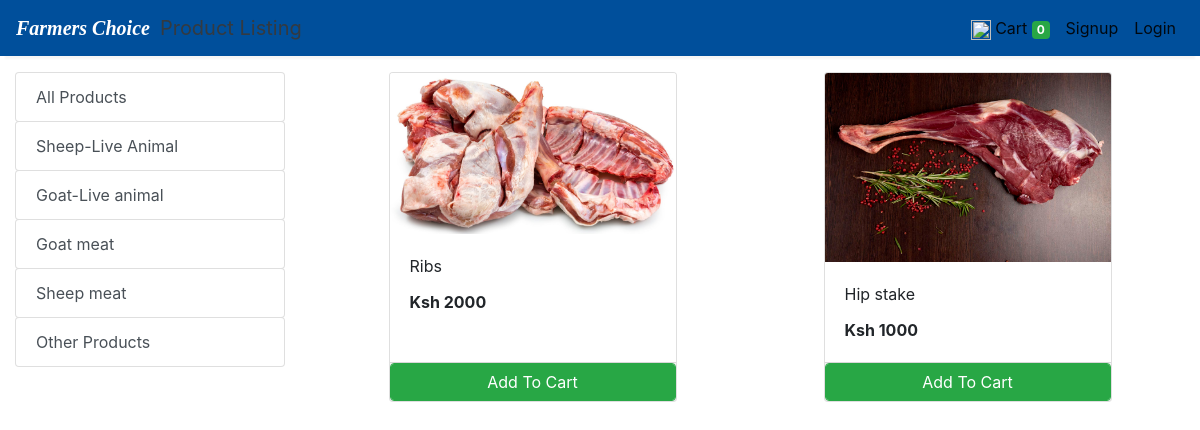
The app's page /store?category=33 with its own data.
### store/models/category.py (models this page shows, shortened)
class Category(models.Model):
    name= models.CharField(max_length=50)
    @staticmethod
    def get_all_categories():
        return Category.objects.all()

### store/models/product.py (models this page shows, shortened)
class Products(models.Model):
    name = models.CharField(max_length=60)
    price= models.IntegerField(default=0)
    category= models.ForeignKey(Category,on_delete=models.CASCADE,default=1 )
    description= models.CharField(max_length=250, default='', blank=True, null= True)
    image= models.ImageField(upload_to='uploads/products/')
    @staticmethod
    def get_all_products_by_categoryid(category_id):
        if category_id:
            return Products.objects.filter (category=category_id)
        else:
            return Products.get_all_products();

### store/views/home.py (the view)
# urls.py: path('' , include('store.urls'))
def store(request):
    cart = request.session.get('cart')
    if not cart:
        request.session['cart'] = {}
    products = None
    categories = Category.get_all_categories()
    categoryID = request.GET.get('category')
    if categoryID:
        products = Products.get_all_products_by_categoryid(categoryID)
    else:
        products = Products.get_all_products();
    data = {}
    data['products'] = products
    data['categories'] = categories
    print('you are : ', request.session.get('email'))
    return render(request, 'index.html', data)

### store/templatetags/cart.py (called while the page is built)
@register.filter (name='is_in_cart')
def is_in_cart(product, cart):
    keys = cart.keys ()
    for id in keys:
        if int (id) == product.id:
            return True
    return False;

### store/templates/index.html (shortened to what this page needs)
{% extends 'base.html' %}
{% block content %}
{% load cart %}
{% load custom_filter %}
<div class="container-fluid mt-3">
	<div class="row">
		<div class="col-lg-3 mx-auto">
			<div class="list-group">
				<a href="/" class="list-group-item list-group-item-action btn btn-outline-success">All Products</a>
				{% for category in categories %}
				<a href="/?category={{category.id}}"
					class="list-group-item list-group-item-action btn btn-outline-success ">{{category.name}}</a>
				{% endfor %}
			</div>
		</div>
		<div id='products' class="col-lg-9 mx-auto">
			<div class="row mx-auto">
				{% for product in products %}
				<div class="card mx-auto mb-3" id={{product.id}} style="width: 18rem;">
					<img class="card-img-top" src="{{product.image.url}}" alt="Card image cap">
					<div class="card-body">
						<p class="card-title">{{product.name}}</p>
						<p class="card-text"><b>Ksh {{product.price}}</b></p>
					</div>
					<div class="card-footer p-0 no-gutters">
						{% if product|is_in_cart:request.session.cart %}
						<div class="row no-gutters">
							<form action="/#{{product.id}}" class="col-2 " method="post">
								{% csrf_token %}
								<input hidden type="text" name='product' value='{{product.id}}'>
								<input hidden type="text" name='remove' value='True'>
								<input type="submit" value=" - " class="btn btn-block btn-success border-right">
							</form>
							<div class="text-center col btn btn-success">{{product|cart_quantity:request.session.cart}} in Cart</div>
							<form action="/#{{product.id}}" class="col-2 " method="post">
								{% csrf_token %}
								<input hidden type="text" name='product' value='{{product.id}}'>
								<input type="submit" value=" + " class="btn btn-block btn-success border-left">
							</form>
						</div>
						{% else %}
						<form action="/#{{product.id}}" method="POST" class="btn-block">
							<input type="submit" class="float-right btn btn-success form-control"
								value="Add To Cart">
						</form>
						{% endif %}
					</div>
				</div>
				{% endfor %}
			</div>
		</div>
	</div>
</div>
{% endblock %}

### records on screen
Category: name "Sheep-Live Animal"
Category: name "Goat-Live animal"
Category: name "Goat meat"
Category: name "Sheep meat"
Category: name "Other Products"
Products: image (picture), name "Ribs", price "2000"
Products: image (picture), name "Hip stake", price "1000"

### other values on screen
{{ request.session.cart.keys|length }} "0"
